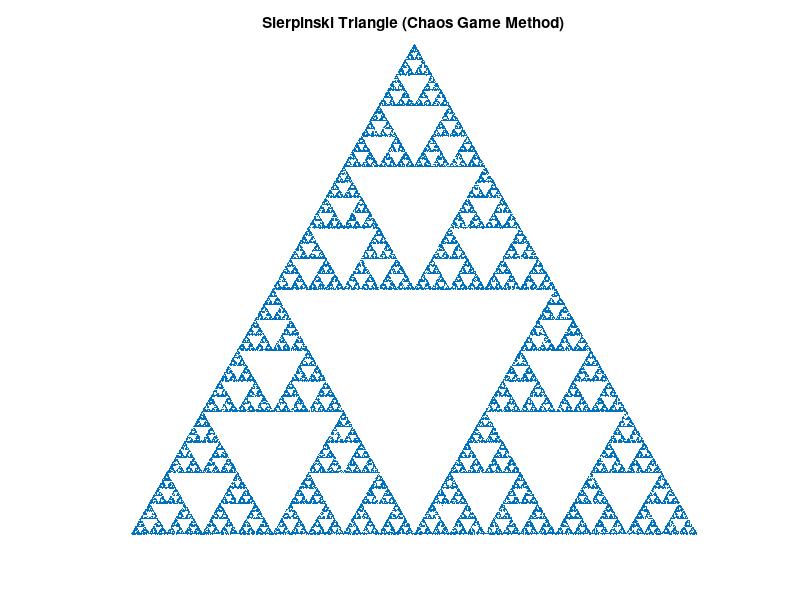

Source code (MATLAB):
% Sierpinski Triangle using Chaos Game Method

clc;
clear;

% Define the three vertices of an equilateral triangle
A = [0, 0];
B = [1, 0];
C = [0.5, sqrt(3)/2];

% Plot settings
num_points = 50000;      % Number of points to plot
X = zeros(num_points, 1);
Y = zeros(num_points, 1);

% Starting point (can be random inside the triangle)
P = [0.1, 0.1];

for i = 1:num_points
    % Randomly choose one of the three vertices
    r = randi(3);
    if r == 1
        vertex = A;
    elseif r == 2
        vertex = B;
    else
        vertex = C;
    end
    
    % Move halfway towards the chosen vertex
    P = (P + vertex) / 2;
    
    % Store the point
    X(i) = P(1);
    Y(i) = P(2);
end

% Plot the points
figure;
plot(X, Y, '.', 'MarkerSize', 1);
axis equal off;
title('Sierpinski Triangle (Chaos Game Method)');

% Will fiddle with this code later
